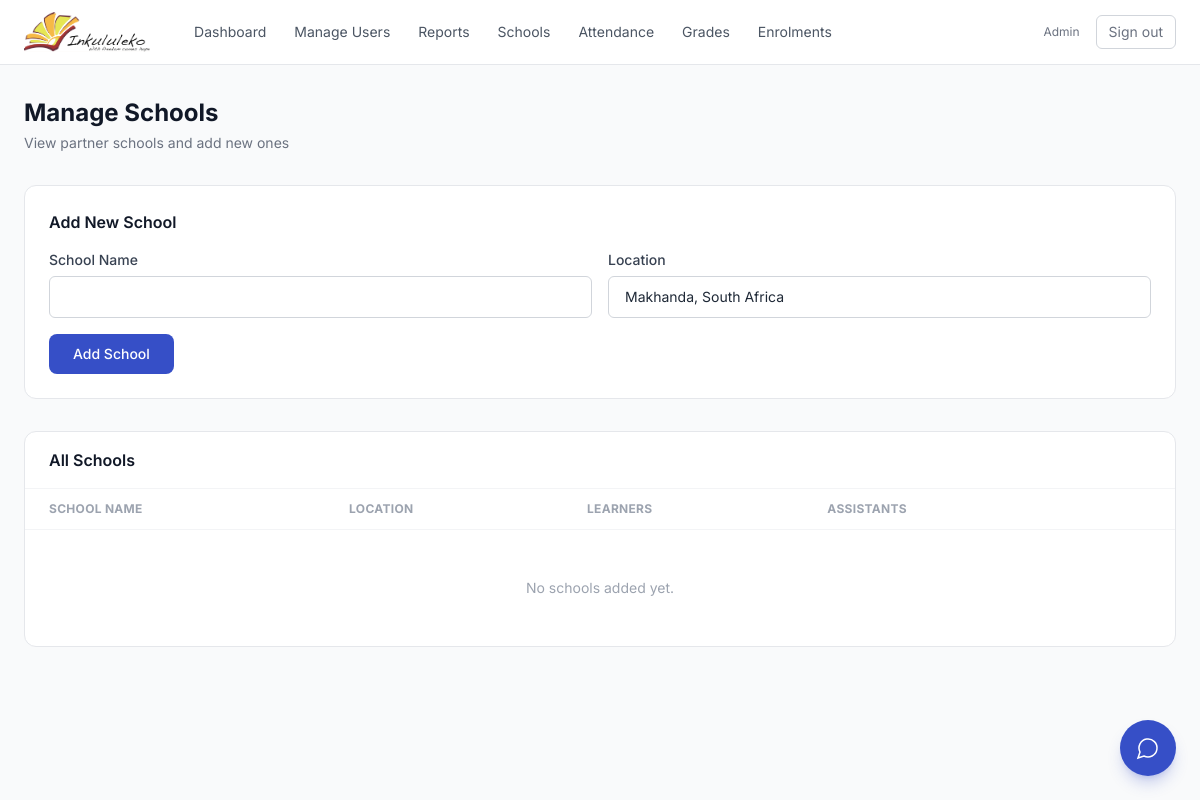
The page /schools/ (signed in) on the database as committed earlier.
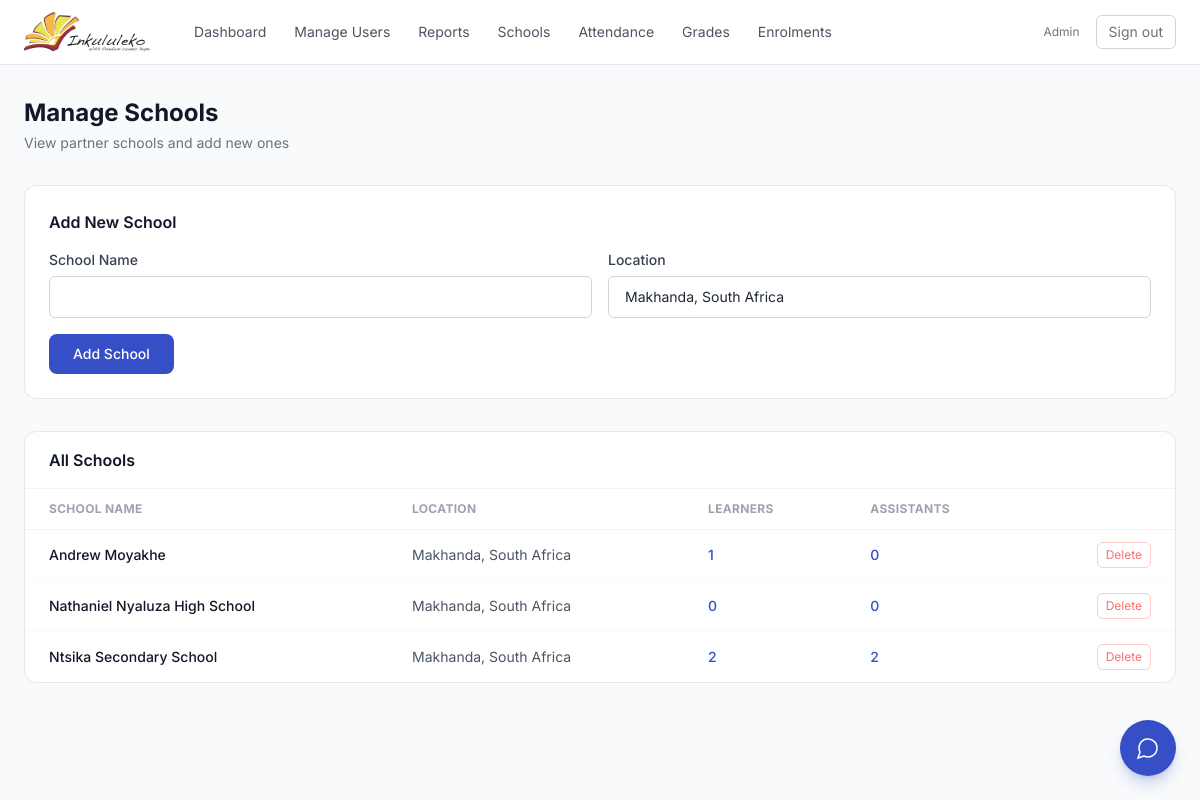
The same page on the database as committed later.
### core/models.py (models this page shows, shortened)
class School(models.Model):
    name = models.CharField(max_length=200)
    location = models.CharField(
        max_length=200, default='Makhanda, South Africa'
    )

### core/views.py (the view, shortened to what this page needs)
# urls.py: path('schools/', views.manage_schools_view, name='manage_schools'),
@login_required
@role_required('admin')
def manage_schools_view(request):
    from .forms import SchoolForm
    schools = School.objects.all().order_by('name')
    form = SchoolForm()
    school_data = []
    for school in schools:
        school_data.append({
            'school': school,
            'learner_count': User.objects.filter(school=school, role='learner').count(),
            'assistant_count': User.objects.filter(school=school, role='assistant').count(),
        })
    return render(request, 'core/manage_schools.html', {
        'school_data': school_data, 'form': form,
    })

### core/forms.py
class SchoolForm(forms.ModelForm):
    class Meta:
        model = School
        fields = ['name', 'location']
        widgets = {
            'name':     forms.TextInput(attrs={'class': TW}),
            'location': forms.TextInput(attrs={'class': TW}),
        }

### core/templates/core/manage_schools.html (shortened to what this page needs)
{% extends 'core/base.html' %}
{% block content %}
<div class="mb-8">
    <h1 class="text-2xl font-bold text-gray-900">Manage Schools</h1>
    <p class="text-gray-500 text-sm mt-1">
        View partner schools and add new ones
    </p>
</div>
<div class="bg-white rounded-xl border border-gray-200 p-6 mb-8">
    <h2 class="font-semibold text-gray-900 mb-4">Add New School</h2>
    <form method="post" class="space-y-4">
        <div class="grid grid-cols-1 md:grid-cols-2 gap-4">
            <div>
                <label class="block text-sm font-medium text-gray-700 mb-1.5">
                    School Name
                </label>
                {{ form.name }}
            </div>
            <div>
                <label class="block text-sm font-medium text-gray-700 mb-1.5">
                    Location
                </label>
                {{ form.location }}
            </div>
        </div>
        <button type="submit"
                class="bg-brand-600 hover:bg-brand-700 text-white px-6
                       py-2.5 rounded-lg text-sm font-medium
                       transition-colors">
            Add School
        </button>
    </form>
</div>
<div class="bg-white rounded-xl border border-gray-200 overflow-hidden">
    <div class="px-6 py-4 border-b border-gray-100">
        <h2 class="font-semibold text-gray-900">All Schools</h2>
    </div>
    <table class="w-full text-sm">
        <thead>
            <tr class="border-b border-gray-100 text-left text-xs
                       font-medium text-gray-400 uppercase tracking-wide">
                <th class="px-6 py-3">School Name</th>
                <th class="px-6 py-3">Location</th>
                <th class="px-6 py-3">Learners</th>
                <th class="px-6 py-3">Assistants</th>
                <th class="px-6 py-3"></th>
            </tr>
        </thead>
        <tbody class="divide-y divide-gray-50">
            {% for s in school_data %}
            <tr class="hover:bg-gray-50 transition-colors">
                <td class="px-6 py-3 font-medium text-gray-900">
                    {{ s.school.name }}
                </td>
                <td class="px-6 py-3 text-gray-600">
                    {{ s.school.location }}
                </td>
                <td class="px-6 py-3">
                    <a href="{% url 'school_learners' s.school.id %}"
                       class="text-brand-600 hover:text-brand-700 font-medium
                              transition-colors">
                        {{ s.learner_count }}
                    </a>
                </td>
                <td class="px-6 py-3">
                    <a href="{% url 'school_assistants' s.school.id %}"
                       class="text-brand-600 hover:text-brand-700 font-medium
                              transition-colors">
                        {{ s.assistant_count }}
                    </a>
                </td>
                <td class="px-6 py-3 text-right">
                    <form method="post"
                          action="{% url 'delete_school' s.school.id %}"
                          onsubmit="return confirm('Delete {{ s.school.name }}? All associated subjects and data will be removed.')">
                        <button type="submit"
                                class="text-red-400 hover:text-red-600
                                       text-xs px-2 py-1 border border-red-200
                                       rounded-md hover:bg-red-50
                                       transition-colors">
                            Delete
                        </button>
                    </form>
                </td>
            </tr>
            {% empty %}
            <tr>
                <td colspan="5" class="px-6 py-12 text-center text-gray-400">
                    No schools added yet.
                </td>
            </tr>
            {% endfor %}
        </tbody>
    </table>
</div>
{% endblock %}

Rows that differ between the two databases and show on the page:
added School: school.name "Andrew Moyakhe", school.location "Makhanda, South Africa", learner_count "1", assistant_count "0"
added School: school.name "Nathaniel Nyaluza High School", school.location "Makhanda, South Africa", learner_count "0", assistant_count "0"
added School: school.name "Ntsika Secondary School", school.location "Makhanda, South Africa", learner_count "2", assistant_count "2"
Other text that changed with them:
text no longer shown: "No schools added yet."
